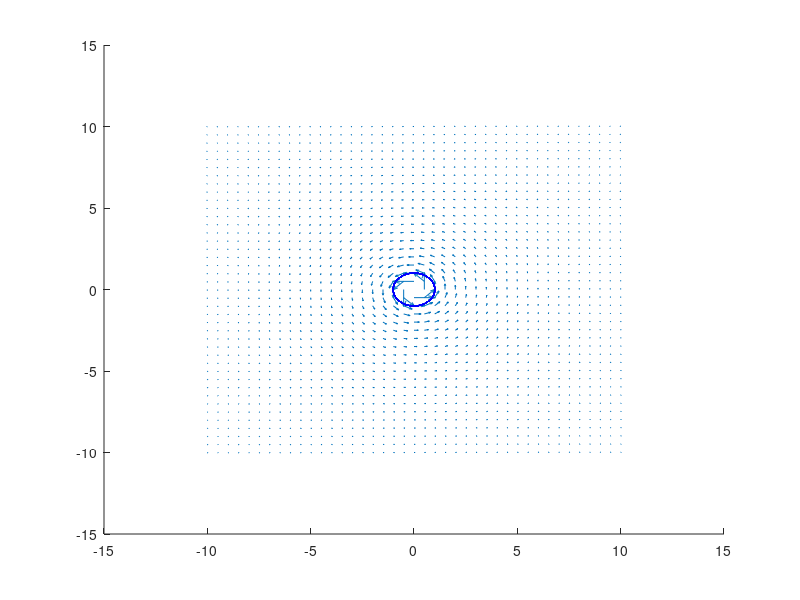

Source code (MATLAB):
dx = -10:0.5:10;
dy = -10:0.5:10;

[x,y] = meshgrid(dx, dy);

u = -y./(x.^2 + y.^2);
v = x./(x.^2 + y.^2);

hold on
quiver(x, y, u, v, 1.5)
streamline(x,y, u,v, 1,0)
hold off
